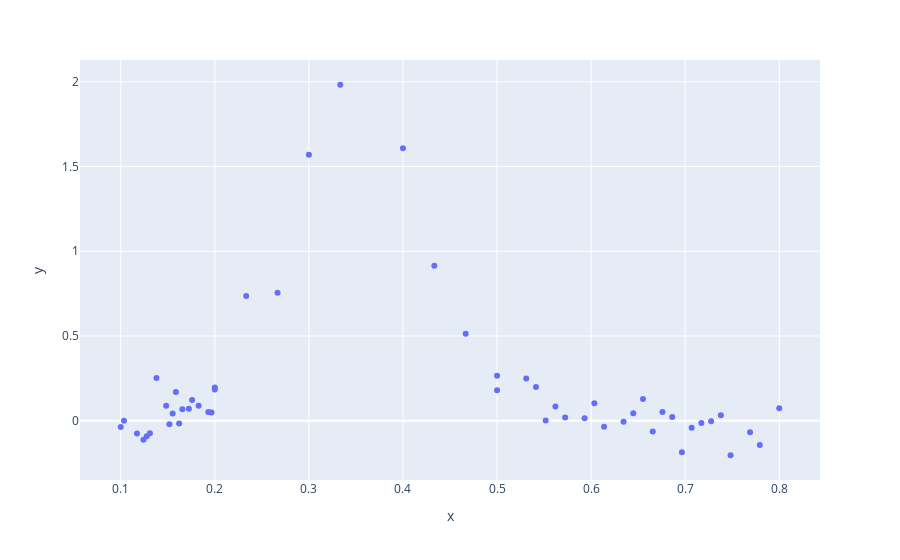

The notebook cell saved with this chart:
### Markdown cell above
## Peak Example for Sparse Data in Chapter 4

### Code cell
savePath = os.path.join(os.path.dirname("."), '../../Thesis/tex/graphics/data/cha4/sparse_example/')
print("Generate sparse data")
np.random.seed(2)
n_data = 200
x1 = np.linspace(0.1,0.2, 30)
x2 = np.linspace(0.2,0.5, 10)
x3 = np.linspace(0.5,0.8, 30)
x = np.hstack((x1,x2,x3))

ytrue = 2*np.exp(-(x-0.35)**2/0.01) 
noise = np.random.normal(loc=0, scale=0.1, size=x.shape)
y = ytrue + noise

# train-test split
df = pd.DataFrame(data=dict(x=x, y=y, ytrue=ytrue))
df_train, df_test = train_test_split(df)

px.scatter(df_train, x="x", y="y")

### Figure 1 — Plotly figure (JSON) as saved in the notebook; plotly's stock layout.template omitted (floating-point values rounded to 4 significant figures)
{"data": [{"hovertemplate": "x=%{x}<br>y=%{y}<extra></extra>", "legendgroup": "", "marker": {"color": "#636efa", "symbol": "circle"}, "mode": "markers", "name": "", "orientation": "v", "showlegend": false, "type": "scatter", "x": [0.2, 0.1586, 0.3, 0.531, 0.4667, 0.6448, 0.1172, 0.7172, 0.6138, 0.5517, 0.6655, 0.1828, 0.8, 0.7483, 0.1276, 0.7069, 0.1655, 0.4333, 0.3333, 0.1724, 0.1552, 0.5724, 0.2333, 0.2, 0.1483, 0.6552, 0.5414, 0.7379, 0.5, 0.2667, 0.6759, 0.769, 0.1517, 0.1034, 0.1621, 0.7793, 0.1241, 0.131, 0.6034, 0.5621, 0.1379, 0.4, 0.1966, 0.6345, 0.6862, 0.5, 0.7276, 0.1, 0.1931, 0.5931, 0.6966, 0.1759], "xaxis": "x", "y": [0.1954, 0.1688, 1.569, 0.2486, 0.5128, 0.04369, -0.0753, -0.01323, -0.03621, 0.0006122, -0.06337, 0.08811, 0.07353, -0.204, -0.09158, -0.04193, 0.06742, 0.9143, 1.982, 0.06975, 0.04302, 0.01901, 0.7359, 0.1839, 0.08809, 0.128, 0.1981, 0.0326, 0.265, 0.7552, 0.05089, -0.06777, -0.02038, -0.001045, -0.01628, -0.1439, -0.1124, -0.07435, 0.1033, 0.08341, 0.2515, 1.608, 0.04773, -0.006836, 0.02164, 0.1794, -0.003956, -0.03781, 0.05183, 0.0142, -0.1858, 0.1221], "yaxis": "y"}], "layout": {"autosize": true, "legend": {"tracegroupgap": 0}, "margin": {"t": 60}, "xaxis": {"anchor": "y", "autorange": true, "domain": [0, 1], "range": [0.05792, 0.8421], "title": {"text": "x"}, "type": "linear"}, "yaxis": {"anchor": "x", "autorange": true, "domain": [0, 1], "range": [-0.359, 2.137], "title": {"text": "y"}, "type": "linear"}}}
